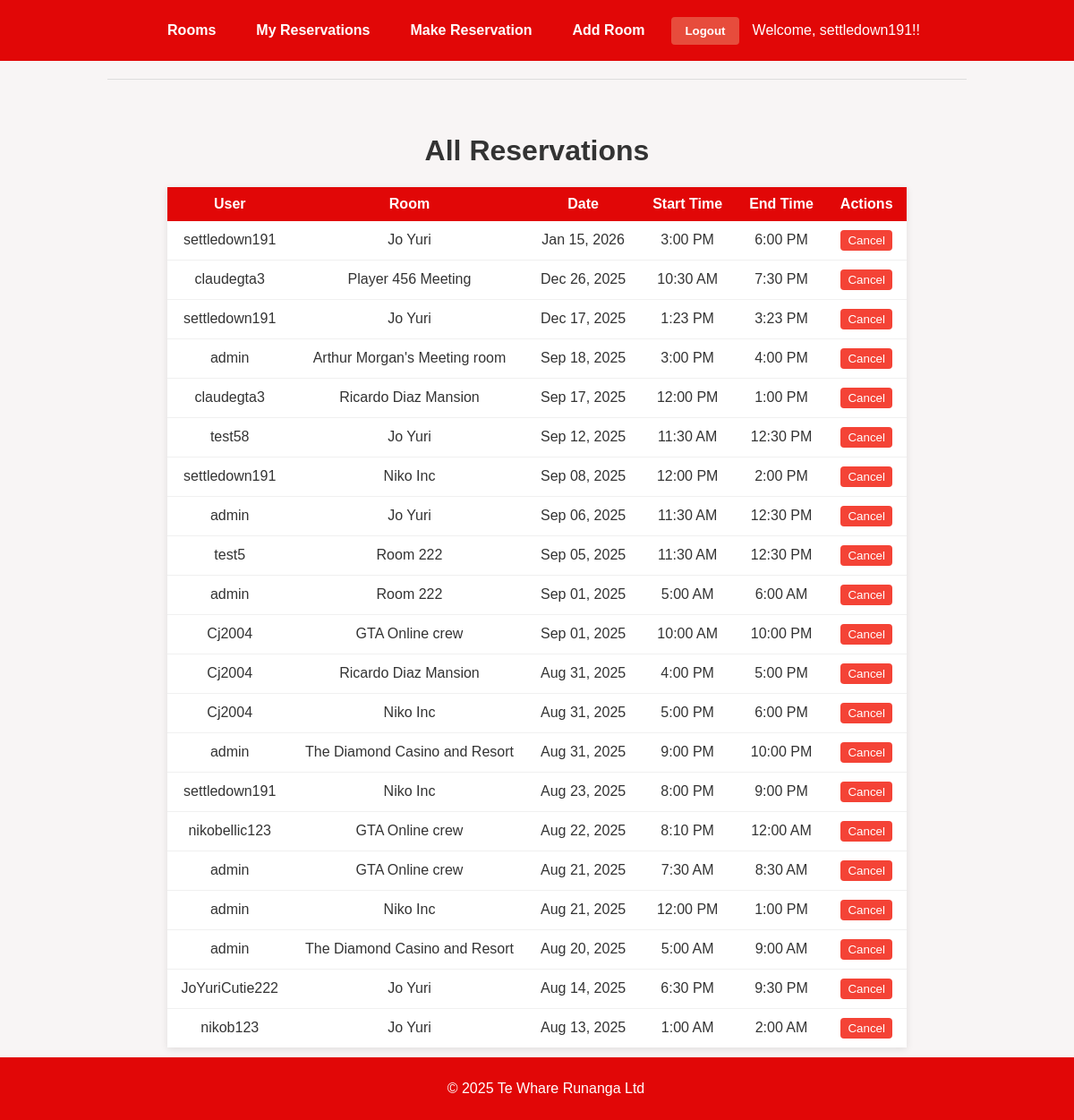
The app's page /reservations/ (signed in) with its own data.
### reservations/models.py (models this page shows, shortened)
class Reservation(models.Model):
    user = models.ForeignKey(User, on_delete=models.CASCADE) # Shows who booked the room
    room = models.ForeignKey(ConferenceRoom, on_delete=models.CASCADE) # Which room the user booked
    date = models.DateField() # What time the reservation is for
    start_time = models.TimeField() # When the reservation starts
    end_time = models.TimeField() # When the reservation ends
    created_at = models.DateTimeField(auto_now_add=True) # When the reservation was made
    reminder_sent = models.BooleanField(default=False) # Track if reminder email was sent

class ConferenceRoom(models.Model):
    name = models.CharField(max_length=100) # Room name
    location = models.CharField(max_length=100) # Where the room is located
    capacity = models.PositiveIntegerField() # How many people can fit in the room

### reservations/views.py (the view)
# urls.py: path('reservations/', views.view_all_reservations, name='admin_reservations'),
@staff_member_required
def view_all_reservations(request):
    reservations = Reservation.objects.all().order_by('-date', 'start_time')
    return render(request, 'reservations/admin_reservations.html', {'reservations': reservations})

### reservations/templates/reservations/admin_reservations.html (shortened to what this page needs)
{% extends "reservations/base.html" %}
{% block content %}
<h1>All Reservations</h1>
<table>
    <thead>
        <tr>
            <th>User</th>
            <th>Room</th>
            <th>Date</th>
            <th>Start Time</th>
            <th>End Time</th>
            <th>Actions</th>
        </tr>
    </thead>
    <tbody>
        {% for reservation in reservations %}
        <tr>
            <td>{{ reservation.user.username }}</td>
            <td>{{ reservation.room.name }}</td>
            <td>{{ reservation.date|date:"M d, Y" }}</td>
            <td>{{ reservation.start_time|time:"g:i A" }}</td>
            <td>{{ reservation.end_time|time:"g:i A" }}</td>
            <td>
                <form action="{% url 'reservations:admin_cancel_reservation' reservation.id %}"
                      method="post" style="display: inline;"
                      onsubmit="return confirm('Are you sure you want to cancel this reservation?');">
                    <button type="submit"
                   style ="padding: 4px 8px; background-color: #f44336; color: white; border: none; border-radius: 4px; text-decoration: none;">
                   Cancel
                    </button>
                </form>
            </td>
        </tr>
        {% endfor %}
    </tbody>
</table>
{% endblock %}

### reservations/templates/reservations/base.html (shortened to what this page needs)
<!DOCTYPE html>
<html lang="en">
<head>
</head>
<body>
<nav>
    <a href="{% url 'reservations:room_list' %}">Rooms</a>
    <a href="{% url 'reservations:my_reservations' %}">My Reservations</a>
    <a href="{% url 'reservations:make_reservation' %}">Make Reservation</a>
    <a href="{% url 'reservations:add_room' %}">Add Room</a>
    {% if user.is_authenticated %}
    <form method="post" action="{% url 'logout' %}">
        <button type="submit">Logout</button>
    </form>
    <span>Welcome, {{ user.username }}!!</span>
    {% else %}
    <a href="{% url 'login' %}">Login</a>
    {% endif %}
</nav>
<hr />
<main>
    {% block content %}
    {% endblock %}
</main>
<footer>
    <p>&copy; 2025 Te Whare Runanga Ltd</p>
</footer>
</body>
</html>

### reservations/templates/reservations/base.html (style rules this page uses)
body { font-family: Arial, sans-serif; background-color: #f8f5f5; color: #333; margin: 0; padding: 0; text-align: center; }
nav { background-color: #e10707; padding: 15px; display: flex; justify-content: center; align-items: center; flex-wrap: wrap; gap: 15px; }
nav a { color: white; text-decoration: none; font-weight: bold; padding: 10px 15px; border-radius: 5px; transition: background-color 0.3s; }
nav form { display: inline-block; margin: 0; }
nav button { background-color: #e74c3c; color: white; border: none; padding: 8px 15px; border-radius: 4px; cursor: pointer; font-weight: bold; transition: background-color 0.3s; }
nav span { color: white; font_size: 1rem; }
hr { margin: 20px auto; width: 80%; border: 0; height: 1px; background: #ddd; }
main { padding: 20px; max-width: 900px; margin: auto; }
footer { background-color: #e10707; color: white; padding: 10px; font_size: 0.9rem; position: fixed; bottom: 0; width: 100%; }
main form { display: flex; flex-direction: column; allign-items: center; gap: 10px; }
main table { margin: 20px auto; border-collapse: separate; border-spacing: 0; width: auto; max-width: 900px; box-shadow: 0 2px 8px rgba(0, 0, 0, 0.1); border: none; }
main th, main td { padding: 10px 15px; text-align: center; background-color: #fff; border: none; }
main th { background-color: #e10707; color: white; font-weight: bold; }
main tr:not(:last-child) td { border-bottom: 1px solid #f0f0f0; }

### records on screen
Reservation: user.username "settledown191", room.name "Jo Yuri", date "Jan 15, 2026", start_time "3:00 PM", end_time "6:00 PM"
Reservation: user.username "claudegta3", room.name "Player 456 Meeting", date "Dec 26, 2025", start_time "10:30 AM", end_time "7:30 PM"
Reservation: user.username "settledown191", room.name "Jo Yuri", date "Dec 17, 2025", start_time "1:23 PM", end_time "3:23 PM"
Reservation: user.username "admin", room.name "Arthur Morgan's Meeting room", date "Sep 18, 2025", start_time "3:00 PM", end_time "4:00 PM"
Reservation: user.username "claudegta3", room.name "Ricardo Diaz Mansion", date "Sep 17, 2025", start_time "12:00 PM", end_time "1:00 PM"
Reservation: user.username "test58", room.name "Jo Yuri", date "Sep 12, 2025", start_time "11:30 AM", end_time "12:30 PM"
Reservation: user.username "settledown191", room.name "Niko Inc", date "Sep 08, 2025", start_time "12:00 PM", end_time "2:00 PM"
Reservation: user.username "admin", room.name "Jo Yuri", date "Sep 06, 2025", start_time "11:30 AM", end_time "12:30 PM"
Reservation: user.username "test5", room.name "Room 222", date "Sep 05, 2025", start_time "11:30 AM", end_time "12:30 PM"
Reservation: user.username "admin", room.name "Room 222", date "Sep 01, 2025", start_time "5:00 AM", end_time "6:00 AM"
Reservation: user.username "Cj2004", room.name "GTA Online crew", date "Sep 01, 2025", start_time "10:00 AM", end_time "10:00 PM"
Reservation: user.username "Cj2004", room.name "Ricardo Diaz Mansion", date "Aug 31, 2025", start_time "4:00 PM", end_time "5:00 PM"
Reservation: user.username "Cj2004", room.name "Niko Inc", date "Aug 31, 2025", start_time "5:00 PM", end_time "6:00 PM"
Reservation: user.username "admin", room.name "The Diamond Casino and Resort", date "Aug 31, 2025", start_time "9:00 PM", end_time "10:00 PM"
Reservation: user.username "settledown191", room.name "Niko Inc", date "Aug 23, 2025", start_time "8:00 PM", end_time "9:00 PM"
Reservation: user.username "nikobellic123", room.name "GTA Online crew", date "Aug 22, 2025", start_time "8:10 PM", end_time "12:00 AM"
Reservation: user.username "admin", room.name "GTA Online crew", date "Aug 21, 2025", start_time "7:30 AM", end_time "8:30 AM"
Reservation: user.username "admin", room.name "Niko Inc", date "Aug 21, 2025", start_time "12:00 PM", end_time "1:00 PM"
Reservation: user.username "admin", room.name "The Diamond Casino and Resort", date "Aug 20, 2025", start_time "5:00 AM", end_time "9:00 AM"
Reservation: user.username "JoYuriCutie222", room.name "Jo Yuri", date "Aug 14, 2025", start_time "6:30 PM", end_time "9:30 PM"
Reservation: user.username "nikob123", room.name "Jo Yuri", date "Aug 13, 2025", start_time "1:00 AM", end_time "2:00 AM"

### other values on screen
{{ user.username }} "settledown191"
